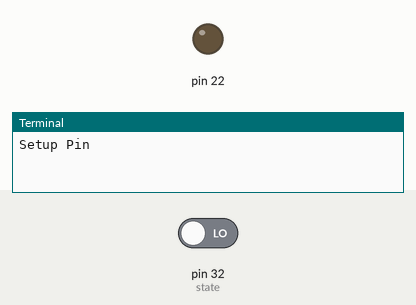
A program run on a simulated Raspberry Pi (header pin numbers). Parts: output pins drawn as LEDs (lit = HIGH), the last lines printed to the terminal. The test bench sets the inputs (shaded band); at power-on: pin 32 (state) LOW.

Above: at 1.2 s.
1.3 s: pin 32 (state) driven HIGH
2.8 s: pin 32 (state) driven LOW
At 3.1 s:
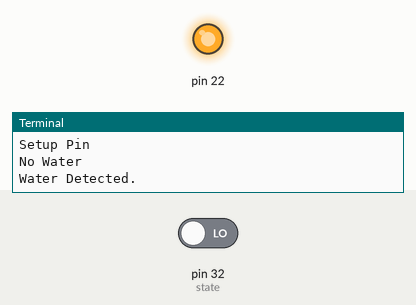
Timing chart, 0 to 5.8 s (numbered marks = the images above; inputs shaded):
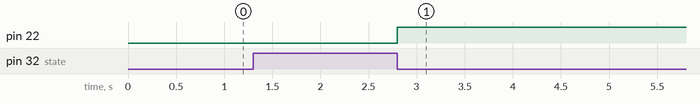

The program:

waterSensor.py
```python
#!/usr/bin/env python

import RPi.GPIO as GPIO
import time
import signal
import sys

def sig_handler(signal, frame):
    GPIO.cleanup()
    sys.exit(0)

signal.signal(signal.SIGINT, sig_handler)

GPIO.setmode(GPIO.BOARD)

print "Setup Pin"
GPIO.setup(32, GPIO.IN)
GPIO.setup(22, GPIO.OUT)

def waterCheck(channel):
    state = GPIO.input(32)
    if (state == 0 ):
        GPIO.output(22, True)
        print "Water Detected."
    else:
        GPIO.output(22, False)
        print "No Water"


GPIO.add_event_detect(32, GPIO.BOTH, callback=waterCheck)

while True:
    time.sleep(1)
```

Measured:
- after the input at 2.8 s, pin 22: LOW → HIGH at once
